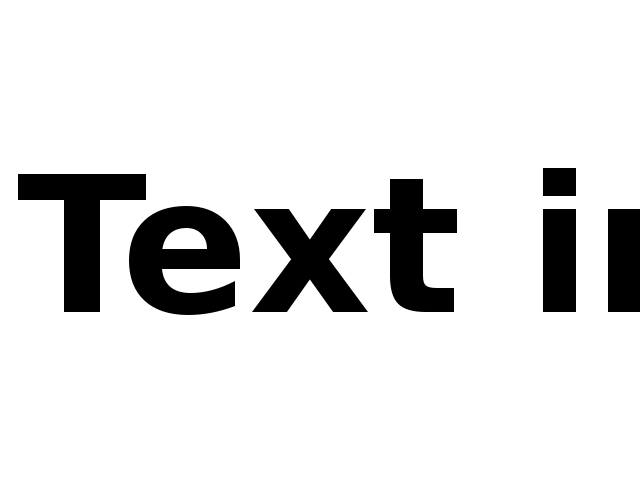
#> input picture pil/part_0.png, 640 x 480 px; its folder holds 4 pictures in this run
$ python create_thumbs.py   (Python 2 division)   (older library calls are emulated)
#> lines starting #> are read from the running program, lines starting #| are printed output that depends on the picture
#!/usr/bin/python
# -*- encoding: utf-8 -*-

import Image
import os

# Tamaño horizontal o vertical.
SIZE = 80

files = [x for x in os.listdir('./')
            if os.path.isfile(x)
            if 'png' in x or 'jpg' in x
            if not '_thumb' in x
            ]

for file in files:
    image = Image.open(file)
#> image is the input picture: PIL image 640x480 RGBA; mean R, G, B, A 225.6, 225.6, 225.6, 255
    image.thumbnail((SIZE, SIZE), Image.ANTIALIAS)
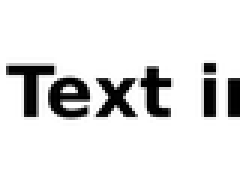
#> image: PIL image 80x60 RGBA (shown 3 times larger); mean R, G, B, A 225.6, 225.6, 225.6, 255


    name_without_extension = os.path.splitext(file)[0]
    extension = os.path.splitext(file)[1]
    new_name = name_without_extension + "_thumb.png"

    image.save(new_name)
    print "Creating %s" %(new_name)
#> pass 2 of the loop `for file in files:`:
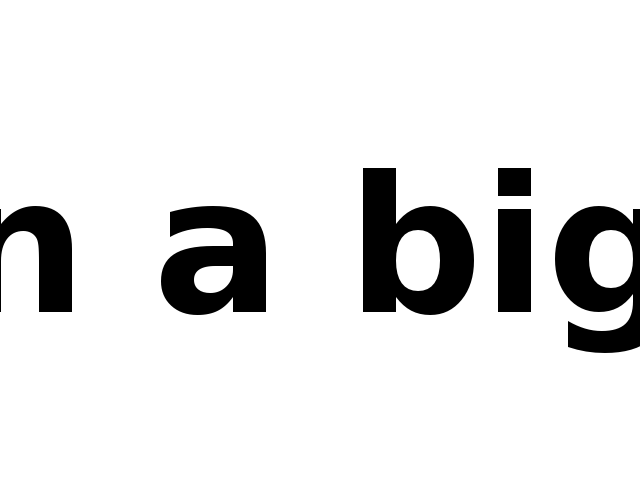
#> input picture pil/part_1.png, 640 x 480 px
#> image is the input picture: PIL image 640x480 RGBA; mean R, G, B, A 227, 227, 227, 255
#> `image.thumbnail((SIZE, SIZE), Image.ANTIALIAS)`:
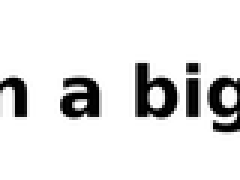
#> image: PIL image 80x60 RGBA (shown 3 times larger); mean R, G, B, A 227, 227, 227, 255
